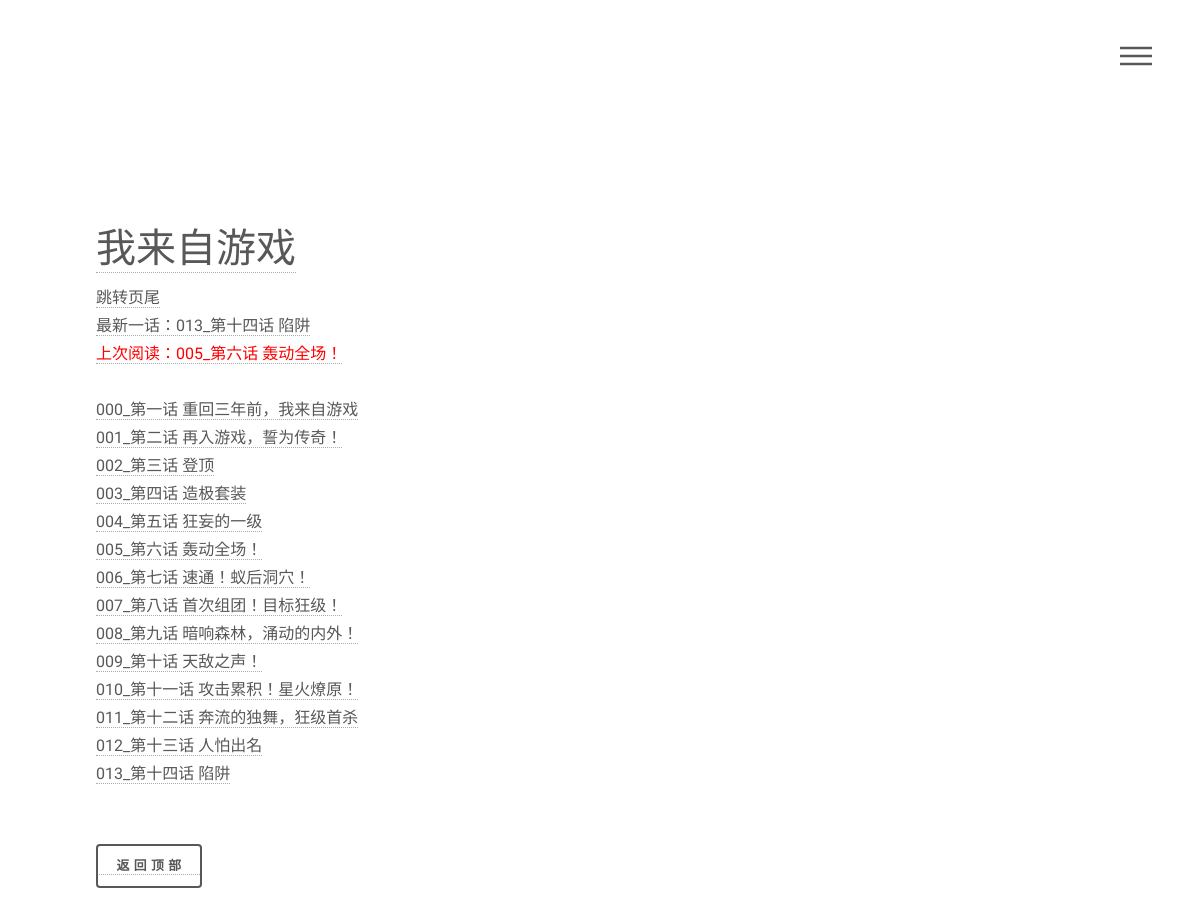
Page /comic/我来自游戏/ (signed in) on the earlier database version.
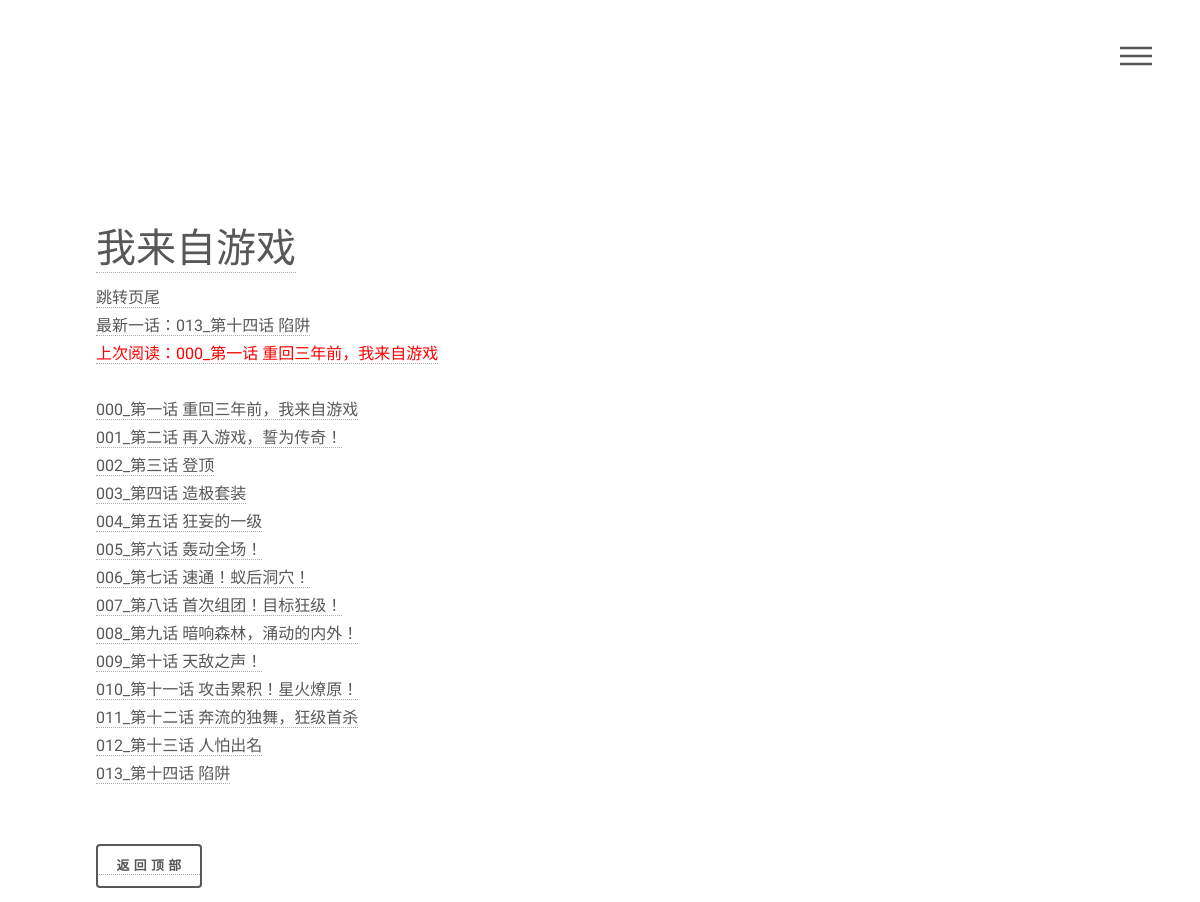
Same page on the later database version.
### model.py (models this page shows, shortened)
class user_history(Base):
    __tablename__ = "history"
    id = Column(Integer(), primary_key=True)
    name = Column(String(16))
    comic_name = Column(String(50))
    title = Column(String(50))
    createTime = Column(DATETIME(), default=datetime.now(), nullable=False)

### app.py (the view)
@app.route('/comic/<comic_name>/')
def comic_index(comic_name):
    session_c = session_0()
    sql = f'''select distinct Chapter_title from pic where Comic_name = '{comic_name}' order by Chapter_title'''
    res = session_c.execute(text(sql))
    data = res.fetchall()
    content = {comic_name: [i[0] for i in data]}
    history = session_c.query(user_history).filter(user_history.comic_name == comic_name, user_history.name == session['username']).all()[-1].title
    session_c.close()
    return render_template('comic.html', content=content, history=history, comic_name=comic_name)

### app.py (called while the page is built)
@app.before_request  # 执行所有装饰器都要执行当前装饰器(简洁版实现同样功能)
def login_required():
    if request.path in ['/login', '/register']:  # 如果登录的路由是注册和登录就返会none
        return None
    username = session.get('username')  # 获取用户登录信息
    if not username:  # 没有登录就自动跳转到登录页面去
        return redirect('/login')
    return None

### model.py (called while the page is built)
def session_0():
    Session = sessionmaker(bind=engine)  # 构建session对象
    session = Session()
    return session

### templates/comic.html (shortened to what this page needs)
<!DOCTYPE HTML>
<html>
<head>
    <link rel="stylesheet" href="{{ url_for('static', filename='css/main.css') }}"/>
</head>
<body class="is-preload">
<div id="wrapper">
    <header id="header">
        <div class="inner">
            <a href="/" class="logo">
            </a>
            <nav>
                <ul>
                    <li><a href="#menu">Menu</a></li>
                </ul>
            </nav>
        </div>
    </header>
    <div id="main">
        <div class="inner">
            <a href="/" style="font-size: 40px;">{{ comic_name }}</a><br>
            <a href="#bottom">跳转页尾</a><br>
            <a href="/comic/{{ comic_name }}/{{ content[comic_name]|last }}">最新一话：{{ content[comic_name]|last }}</a><br>
            <a href="/comic/{{ comic_name }}/{{ history }}" style="color: red;">上次阅读：{{ history }}</a>
            <br>
            <br>
            {% for x in content[comic_name] %}
                <a href="/comic/{{ comic_name }}/{{ x }}">{{ x }}</a><br>
            {% endfor %}
            <br>
            <br>
            <div>
                <a class="back-to-top" href="#top">
                    <button>返回顶部</button>
                </a>
            </div>
        </div>
    </div>
</body>
</html>

Differences in the rows shown:
no longer on this page (row unchanged): user_history: title "005_第六话 轰动全场！"
added user_history: title "000_第一话 重回三年前，我来自游戏"
